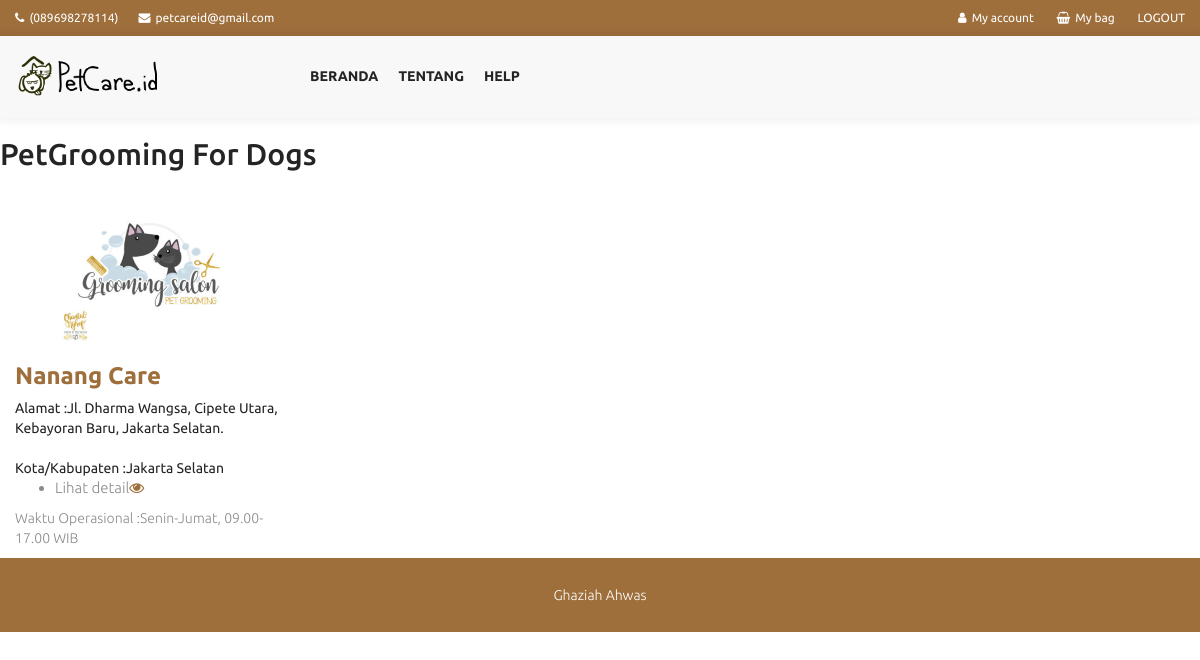
Screenshot of /view/groomanjing.php with the database file from the repository.
### tables this page shows
CREATE TABLE `partners` (
  `user_partners` varchar(15) NOT NULL DEFAULT '',
  `password` varchar(50) NOT NULL DEFAULT '',
  `email` varchar(30) DEFAULT NULL,
  `hp` varchar(13) DEFAULT NULL,
  `partners_name` varchar(50) DEFAULT NULL,
  `address` varchar(200) DEFAULT NULL,
  `city` varchar(30) DEFAULT NULL,
  `postal_code` char(18) DEFAULT NULL,
  `wop` varchar(50) DEFAULT NULL,
  `owner` varchar(50) DEFAULT NULL,
  `file_gambar` varchar(25) NOT NULL,
  `id_caretype` varchar(10) DEFAULT NULL
);

### view/groomanjing.php (the view, shortened to what this page needs)
<!DOCTYPE html>
<html lang="en-US">
<head>
	<link rel='stylesheet' id='js_composer_front-css'  href='assets/css/js_composer/assets/css/js_composer.min5fba.css?ver=5.2' type='text/css' media='all' />
	<link rel='stylesheet' id='contact-form-7-css'  href='assets/css/contact-form-7/includes/css/styles33a6.css?ver=4.9' type='text/css' media='all' />
	<link rel='stylesheet' id='essential-grid-plugin-settings-css'  href='assets/css/essential-grid/public/assets/css/settings5bfb.css?ver=2.0.9.1' type='text/css' media='all' />
	<link rel='stylesheet' id='rs-plugin-settings-css'  href='assets/css/revslider/public/assets/css/settings78d9.css?ver=5.4.3.1' type='text/css' media='all' />
	<link rel='stylesheet' id='woocommerce-layout-css'  href='assets/css/woocommerce/assets/css/woocommerce-layout0226.css?ver=3.1.2' type='text/css' media='all' />
	<link rel='stylesheet' id='woocommerce-smallscreen-css'  href='assets/css/woocommerce/assets/css/woocommerce-smallscreen0226.css?ver=3.1.2' type='text/css' media='only screen and (max-width: 768px)' />
	<link rel='stylesheet' id='woocommerce-general-css'  href='assets/css/woocommerce/assets/css/woocommerce0226.css?ver=3.1.2' type='text/css' media='all' />
	<link rel='stylesheet' id='jquery-colorbox-css'  href='assets/css/yith-woocommerce-compare/assets/css/colorbox4a41.css?ver=4.8.2' type='text/css' media='all' />
	<link rel='stylesheet' id='yith-quick-view-css'  href='assets/css/yith-woocommerce-quick-view/assets/css/yith-quick-view4a41.css?ver=4.8.2' type='text/css' media='all' />
	<link rel='stylesheet' id='woocommerce_prettyPhoto_css-css'  href='assets/css/woocommerce/assets/css/prettyPhoto0226.css?ver=3.1.2' type='text/css' media='all' />
	<link rel='stylesheet' id='jquery-selectBox-css'  href='assets/css/yith-woocommerce-wishlist/assets/css/jquery.selectBox7359.css?ver=1.2.0' type='text/css' media='all' />
	<link rel='stylesheet' id='yith-wcwl-main-css'  href='assets/css/yith-woocommerce-wishlist/assets/css/style431f.css?ver=2.1.2' type='text/css' media='all' />
	<link rel='stylesheet' id='yith-wcwl-font-awesome-css'  href='assets/css/yith-woocommerce-wishlist/assets/css/font-awesome.min1849.css?ver=4.7.0' type='text/css' media='all' />
	<link rel='stylesheet' id='font-awesome-css'  href='assets/css/js_composer/assets/lib/bower/font-awesome/css/font-awesome.min5fba.css?ver=5.2' type='text/css' media='all' />
	<link rel='stylesheet' id='numbat-responsive-css'  href='assets/css/numbat/css/responsive4a41.css?ver=4.8.2' type='text/css' media='all' />
	<link rel='stylesheet' id='numbat-media-screens-css'  href='assets/css/numbat/css/media-screens4a41.css?ver=4.8.2' type='text/css' media='all' />
	<link rel='stylesheet' id='owl-carousel-css'  href='assets/css/numbat/css/owl.carousel4a41.css?ver=4.8.2' type='text/css' media='all' />
	<link rel='stylesheet' id='owl-theme-css'  href='assets/css/numbat/css/owl.theme4a41.css?ver=4.8.2' type='text/css' media='all' />
	<link rel='stylesheet' id='animate-css'  href='assets/css/numbat/css/animate4a41.css?ver=4.8.2' type='text/css' media='all' />
	<link rel='stylesheet' id='numbat-style-css-css'  href='assets/css/numbat/css/style4a41.css?ver=4.8.2' type='text/css' media='all' />
	<link rel='stylesheet' id='numbat-skin-color-css'  href='assets/css/numbat/css/skin-colors/skin-default4a41.css?ver=4.8.2' type='text/css' media='all' />
	<link rel='stylesheet' id='numbat-style-css'  href='assets/css/numbat/style4a41.css?ver=4.8.2' type='text/css' media='all' />
	<link rel='stylesheet' id='select2-style-css'  href='assets/css/numbat/css/select2.min4a41.css?ver=4.8.2' type='text/css' media='all' />
	<link rel='stylesheet' id='numbat-custom-style-css'  href='assets/css/numbat/css/custom-editor-style4a41.css?ver=4.8.2' type='text/css' media='all' />
</head>
<body class="home page-template-default page page-id-3902 woocommerce-wishlist woocommerce woocommerce-page      first_header   wpb-js-composer js-comp-ver-5.2 vc_responsive">
	<div id="page" class="hfeed site" style="height: 0px;">
		<div class="top-header">
			<div class="container">
				<div class="row">
					<div class="col-md-7 col-sm-12 contact-header">
						<span><i class="fa fa-phone" aria-hidden="true"></i>(089698278114)</span><span><i class="fa fa-envelope" aria-hidden="true"></i>petcareid@gmail.com</span>
					</div>
					<div class="col-md-5 col-sm-12 account-urls">
						<a href="index2.php?menu=biodata"><i class="fa fa-user"></i>My account</a>
						<a  class="shop_cart" href="#"><i class="fa fa-shopping-basket"></i>My bag</a>
						<a href="logout.php">LOGOUT</a>
					</div>
				</div>
			</div>
		</div>
	<nav class="navbar navbar-default" id="numbat-main-head">
		<div class="container">
			<div class="row">
				<div class="navbar-header col-md-3 col-sm-12">
					<h1 class="logo logo-image"><a href="index2.php"><img src="assets/images/pet.png" alt="Numbat" /></a></h1>
				</div>
				<div id="navbar" class="navbar-collapse collapse col-md-9 col-sm-12">
					<div class="col-md-7 menu-products">
						<ul class="menu nav navbar-nav pull-left nav-effect nav-menu">
							<li id="menu-item-3668" class="menu-item menu-item-type-post_type menu-item-object-page menu-item-3668"><a href="index2.php">Beranda</a></li>
							<li id="menu-item-3668" class="menu-item menu-item-type-post_type menu-item-object-page menu-item-3668"><a href="index2.php?menu=tentang">Tentang</a></li>
							<li id="menu-item-4513" class="menu-item menu-item-type-post_type menu-item-object-page menu-item-4513"><a href="index2.php?menu=FAQ">Help</a></li>
						</ul>
					</div>
				</div>
			</div>
		</div>
	</nav>
</div>
    <div id="primary" class="no-padding content-area no-sidebar">
<article id="post-3902" class="post-3902 page type-page status-publish hentry">
	<div class="entry-content">
		<div class="vc_row wpb_row vc_row-fluid vc_custom_1497351138971"><div class="wpb_column vc_column_container vc_col-sm-12">
</div>
    </div>
</article>
</div></div></div></div>
<h2>PetGrooming For Dogs</h2>
<?php
    $dat = mysqli_query($conn,"SELECT partners.user_partners,partners.partners_name,partners.address,partners.wop,partners.city,partners.file_gambar FROM partners,petgrooming WHERE petgrooming.petcategory='Anjing' AND partners.user_partners=petgrooming.user_partners");
      while($d=mysqli_fetch_array($dat)){
    ?>
			            <div class="col-lg-3 col-md-4 col-sm-6 col-xs-12 mix mix_all default-item all <?php echo $d['partners_name']; ?> " style="display: inline-block;">
			                <div class="inner-box">
			                    <div class="single-item center">
								<div class="product-item">
								<form method="post" action="index2.php?menu=lihat_paket&id=<?php echo $d["user_partners"]; ?>">
								<div class="product-image"><figure class="image-box"><img src="images/mitra/<?php
                                if($d["file_gambar"]==""){
                                echo "pecareid.png";
                                }
                                else{
                                echo $d["file_gambar"]; } ?>" alt="" style="width:200px; height:auto; "></figure></div>
			                        <div class="content">
										<div><strong><h3><a href="index2.php?menu=lihat_paket&id=<?php echo $d["user_partners"]?>">
										<?php echo $d["partners_name"]  ; ?></strong></div></a></h3>
                                        <div class=" price product-price"><?php echo "Alamat :". $d["address"]; ?></div>
			                            <div class=" price product-price"><?php echo "<br>Kota/Kabupaten :". $d["city"]; ?></div>
			                        </div>
			                        <div class="overlay-box">
			                        	<div class="inner">
				                        	<div class="top-content">
				                        		<ul>
													<div>
													<li class="tultip-op"><span class="tultip"><i class=""></i>Lihat detail</span><a href="index2.php?menu=lihat_paket&id=<?php echo $d["user_partners"]?>"><span class="fa fa-eye"></span></a>
													</div>
				                        		</ul>
				                        	</div>
				                        	<div class="bottom-content">
				                        		<p><?php echo "Waktu Operasional :". $d["wop"]; ?></p>
				                        	</div>
			                        	</div>
			                        </div>
								</form>
								</div>
				                </div>
			                </div>
			            </div>
						<?php } ?>
    <footer>
 <div class="footer">
        <div class="container">
                <div class="row">
					 <div class="col-md-12">
						<center><p class="copyright">Ghaziah Ahwas</p></center>
				</div>
        </div>
    </footer>
<link rel='stylesheet' property='stylesheet' id='rs-icon-set-fa-icon-css'  href='wp-content/plugins/revslider/public/assets/fonts/font-awesome/css/font-awesome.css' type='text/css' media='all' />
</body>
</html>

### assets/css/woocommerce/assets/css/woocommerce-layout0226.css (style rules this page uses)
.woocommerce img,.woocommerce-page img { height:auto;max-width:100% }

### assets/css/numbat/style4a41.css (style rules this page uses)
html { font-family: sans-serif; -webkit-text-size-adjust: 100%; -ms-text-size-adjust: 100%; }
body { margin: 0; }
article, aside, details, figcaption, figure, footer, header, main, menu, nav, section, summary { display: block; }
a { background-color: transparent; }
ul li , ol li { color: #8b8b8a; font-size: 15px; font-weight: 300; line-height: 20px; }
b, strong { font-weight: bold; }
img { border: 0; }
figure { margin: 1em 40px; }
body, html, #page { height: 100%; -webkit-font-smoothing: antialiased; }
img { max-width: 100%; }
p { font-size: 14px; font-weight: 300; color: #8b8b8a; }
.navbar-nav > li > a, .menu .item a { color: #FFF; font-size: 14px; font-weight: 600; padding: 30px 0; display: block; text-transform: uppercase; line-height: 20px; }
footer { background: #2c3e50; }
nav ul li { display: inline-block; }
nav ul { list-style: none; margin: 0; padding: 0; }
p.copyright { margin: 0; color: #fff; }
.navbar { margin-bottom: 0; }
.navbar-header .logo { margin: 20px 0 20px; }
.logo-image { line-height: 0; }
.vc_row { background-size: cover; }
.wpb_row { margin-bottom: 80px; }

### rows the page displays
partners: file_gambar (picture), partners_name "Nanang Care", address "Jl. Dharma Wangsa, Cipete Utara, Kebayoran Baru, Jakarta Selatan.", city "Jakarta Selatan", wop "Senin-Jumat, 09.00-17.00 WIB"
